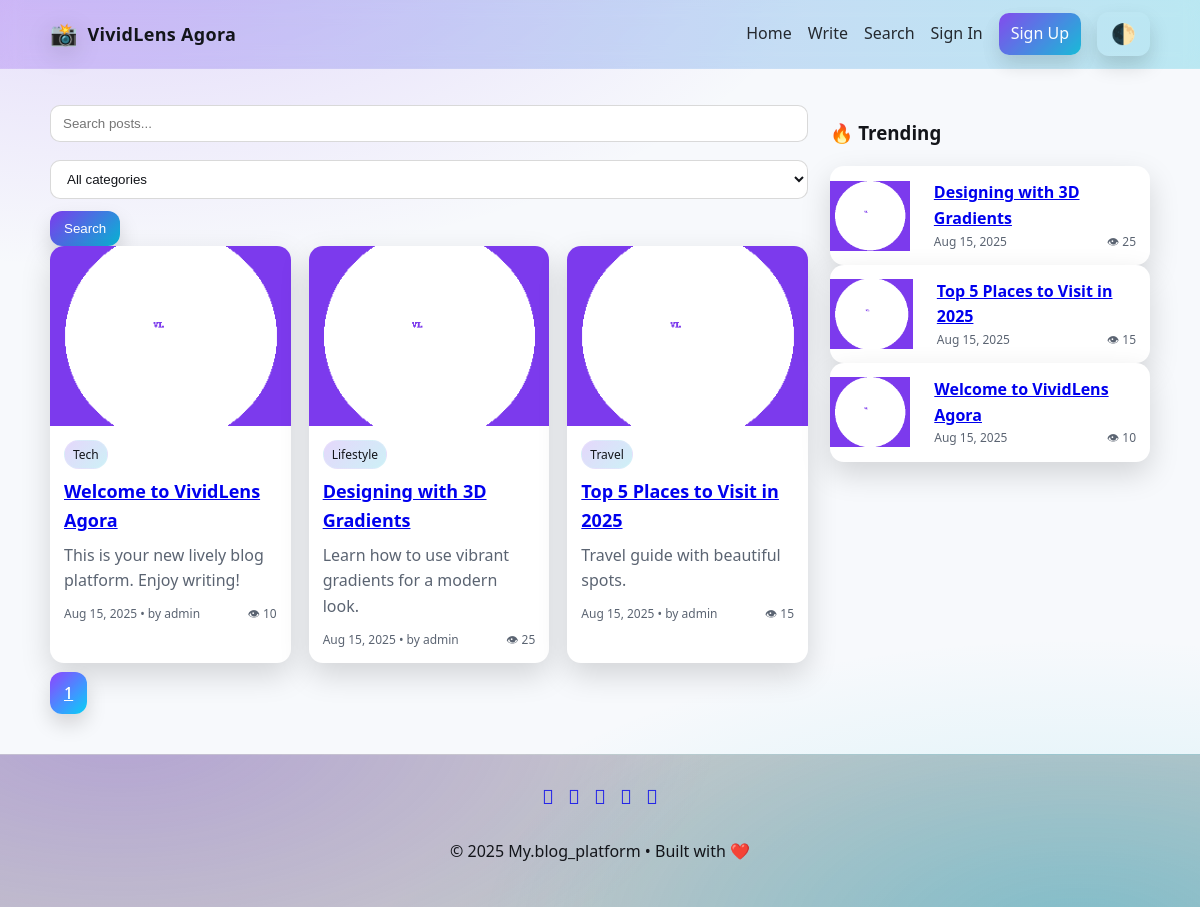
The page / on the database its author committed.
### tables this page shows
CREATE TABLE IF NOT EXISTS posts (
  id INT AUTO_INCREMENT PRIMARY KEY,
  author_id INT NOT NULL,
  title VARCHAR(200) NOT NULL,
  slug VARCHAR(240) NOT NULL UNIQUE,
  content MEDIUMTEXT,
  featured_image VARCHAR(255),
  category_label VARCHAR(60),
  status ENUM('draft','published') NOT NULL DEFAULT 'published',
  view_count INT NOT NULL DEFAULT 0,
  created_at DATETIME NOT NULL,
  FOREIGN KEY (author_id) REFERENCES users(id) ON DELETE CASCADE
);

CREATE TABLE IF NOT EXISTS users (
  id INT AUTO_INCREMENT PRIMARY KEY,
  username VARCHAR(50) NOT NULL,
  email VARCHAR(120) NOT NULL UNIQUE,
  password_hash VARCHAR(255) NOT NULL,
  role ENUM('admin','author','subscriber') NOT NULL DEFAULT 'author',
  created_at DATETIME NOT NULL
);

### includes/functions.php (called while the page is built, shortened)
<?php
require_once __DIR__ . '/../config/db.php';
function is_logged_in(){ return isset($_SESSION['user_id']); }
function e($s){ return htmlspecialchars($s??'',ENT_QUOTES,'UTF-8'); }
function get_trending_posts($a=3,$b=2){
  global $mysqli; $t=[];
  $r1=$mysqli->query("SELECT id,title,slug,featured_image,view_count,created_at FROM posts ORDER BY view_count DESC LIMIT ".intval($a));
  while($r1 && ($row=$r1->fetch_assoc())) $t[$row['id']]=$row;
  $r2=$mysqli->query("SELECT p.id,p.title,p.slug,p.featured_image,p.view_count,p.created_at,MAX(c.created_at) lc FROM posts p JOIN comments c ON c.post_id=p.id GROUP BY p.id ORDER BY lc DESC LIMIT ".intval($b));
  while($r2 && ($row=$r2->fetch_assoc())) $t[$row['id']]=$row;
  return array_values($t);
}
function get_excerpt($h,$l=140){ $t=trim(strip_tags($h)); return (mb_strlen($t)>$l)?mb_substr($t,0,$l).'…':$t; }

### index.php (the view, shortened to what this page needs)
<?php
require_once __DIR__ . '/includes/functions.php';
include __DIR__ . '/includes/header.php';
$q = trim($_GET['q'] ?? '');
$cat = intval($_GET['cat'] ?? 0);
$page = max(1, intval($_GET['page'] ?? 1));
$per = 9;
$off = ($page - 1) * $per;
$where = "WHERE p.status='published'";
$params = [];
$types = "";
$sql = "SELECT SQL_CALC_FOUND_ROWS p.*, u.username
        FROM posts p
        JOIN users u ON u.id = p.author_id
        $where
        ORDER BY p.created_at DESC
        LIMIT ? OFFSET ?";
$params[] = $per;
$params[] = $off;
$types .= "ii";
$stmt = $mysqli->prepare($sql);
$stmt->bind_param($types, ...$params);
$stmt->execute();
$posts = $stmt->get_result()->fetch_all(MYSQLI_ASSOC);
$total = $mysqli->query("SELECT FOUND_ROWS() AS t")->fetch_assoc()['t'];
$pages = max(1, ceil($total / $per));
$trending = get_trending_posts();
?>
<div class="layout">
    <section>
        <form method="get">
            <input name="q" placeholder="Search posts..." value="<?= e($q) ?>">
            <select name="cat">
                <option value="0">All categories</option>
            </select>
            <button>Search</button>
        </form>
        <div class="grid">
            <?php foreach ($posts as $p): ?>
                <article class="card">
                    <a href="<?= BASE_URL ?>post.php?slug=<?= e($p['slug']) ?>">
                        <img src="<?= $p['featured_image'] ? e($p['featured_image']) : BASE_URL . 'assets/img/favicon-light.png' ?>" alt="">
                    </a>
                    <div class="pad">
                        <div class="badges">
                            <span class="badge"><?= e($p['category_label'] ?? 'General') ?></span>
                        </div>
                        <h2 class="post-title">
                            <a href="<?= BASE_URL ?>post.php?slug=<?= e($p['slug']) ?>"><?= e($p['title']) ?></a>
                        </h2>
                        <p class="excerpt"><?= e(get_excerpt($p['content'])) ?></p>
                        <div class="meta">
                            <span><?= date('M j, Y', strtotime($p['created_at'])) ?> • by <?= e($p['username']) ?></span>
                            <span>👁 <?= (int)$p['view_count'] ?></span>
                        </div>
                    </div>
                </article>
            <?php endforeach; ?>
        </div>
        <div style="margin:18px 0">
            <?php for ($i = 1; $i <= $pages; $i++): ?>
                <a class="button"
                   href="?q=<?= urlencode($q) ?>&cat=<?= $cat ?>&page=<?= $i ?>"
                   style="margin-right:6px;<?= $i == $page ? 'filter:brightness(1.15)' : '' ?>">
                   <?= $i ?>
                </a>
            <?php endfor; ?>
        </div>
    </section>
    <aside>
        <h3>🔥 Trending</h3>
        <?php foreach ($trending as $t): ?>
            <div class="card" style="grid-column: span 12; display:flex;gap:10px;align-items:center">
                <img src="<?= $t['featured_image'] ? e($t['featured_image']) : BASE_URL . 'assets/img/favicon-light.png' ?>"
                     style="width:90px;height:70px">
                <div class="pad">
                    <a href="<?= BASE_URL ?>post.php?slug=<?= e($t['slug']) ?>">
                        <strong><?= e($t['title']) ?></strong>
                    </a>
                    <div class="meta">
                        <span><?= date('M j, Y', strtotime($t['created_at'])) ?></span>
                        <span>👁 <?= (int)$t['view_count'] ?></span>
                    </div>
                </div>
            </div>
        <?php endforeach; ?>
    </aside>
</div>
<?php include __DIR__ . '/includes/footer.php'; ?>

### includes/header.php (shortened to what this page needs)
<!doctype html><html lang="en" data-theme="light"><head>
<link rel="stylesheet" href="<?= BASE_URL ?>assets/css/style.css">
</head><body>
<header class="site-header"><div class="container header-inner">
  <a class="logo" href="<?= BASE_URL ?>"><span class="logo-icon">📸</span><span class="logo-text">VividLens <strong>Agora</strong></span></a>
  <nav class="main-nav">
    <a href="<?= BASE_URL ?>">Home</a>
    <a href="<?= BASE_URL ?>create_post.php">Write</a>
    <a href="<?= BASE_URL ?>search.php">Search</a>
    <?php if(is_logged_in()): ?>
      <a href="<?= BASE_URL ?>profile.php">Profile</a>
      <?php if(is_admin()): ?><a href="<?= BASE_URL ?>admin/dashboard.php">Admin</a><?php endif; ?>
      <a href="<?= BASE_URL ?>auth/logout.php">Logout</a>
    <?php else: ?>
      <a href="<?= BASE_URL ?>auth/login.php">Sign In</a>
      <a class="btn" href="<?= BASE_URL ?>auth/register.php">Sign Up</a>
    <?php endif; ?>
    <button id="themeToggle" aria-label="Toggle dark mode">🌓</button>
  </nav>
</div></header>
<main class="container page-content">

### includes/footer.php (shortened to what this page needs)
</main>
<footer class="site-footer"><div class="container footer-inner">
  <div class="socials">
    <a href="#" aria-label="Facebook" target="_blank" rel="noopener"></a>
    <a href="#" aria-label="Twitter" target="_blank" rel="noopener"></a>
    <a href="#" aria-label="Instagram" target="_blank" rel="noopener"></a>
    <a href="#" aria-label="LinkedIn" target="_blank" rel="noopener"></a>
    <a href="#" aria-label="YouTube" target="_blank" rel="noopener"></a>
  </div>
  <p>© <?= date('Y') ?> My.blog_platform • Built with ❤️</p>
</div></footer>
</body></html>

### assets/css/style.css (style rules this page uses)
* { box-sizing:border-box }
html,body { margin:0;padding:0 }
:root { --bg:#0e0f14;--fg:#e9eef9;--muted:#aeb6c4;--card:#161823;--accent1:#7c3aed;--accent2:#06b6d4;--shadow:rgba(0,0,0,.35) }
html[data-theme="light"] { --bg:#f7f9fc;--fg:#13151a;--muted:#5b6472;--card:#ffffff;--shadow:rgba(0,0,0,.15) }
body { background:radial-gradient(1200px 600px at 10% -10%, rgba(124,58,237,.18), transparent 60%), radial-gradient(1200px 600px at 90% 110%, rgba(6,182,212,.18), transparent 60%), var(--bg);color:var(--fg);font:16px/1.6 system-ui;min-height:100vh;display:flex;flex-direction:column }
.container { max-width:1100px;margin:0 auto;padding:0 20px }
.site-header { position:sticky;top:0;backdrop-filter:blur(10px);background:linear-gradient(to right, rgba(124,58,237,.25), rgba(6,182,212,.25));border-bottom:1px solid rgba(255,255,255,.08);z-index:50 }
.header-inner { display:flex;align-items:center;justify-content:space-between;padding:12px 0 }
.logo { display:flex;align-items:center;gap:10px;text-decoration:none;color:var(--fg);font-weight:700 }
.logo-icon { font-size:22px;filter: drop-shadow(0 6px 12px var(--shadow)) }
.logo-text { font-size:18px;letter-spacing:.3px }
.main-nav { display:flex;gap:16px;align-items:center }
.main-nav a { color:var(--fg);text-decoration:none;opacity:.9 }
.main-nav .btn { padding:8px 12px;border-radius:10px;background: linear-gradient(135deg,var(--accent1),var(--accent2)); color:white; box-shadow:0 10px 20px var(--shadow) }
#themeToggle { background:transparent;border:0;font-size:20px;cursor:pointer }
.page-content { flex:1;padding:30px 0 }
.grid { display:grid;grid-template-columns:repeat(12,1fr);gap:18px }
.card { grid-column: span 4;background:var(--card);border-radius:14px;overflow:hidden;box-shadow:0 12px 30px var(--shadow);transition:transform .2s ease, box-shadow .2s ease }
.card img { display:block;width:100%;height:180px;object-fit:cover }
.card .pad { padding:14px }
.badges { display:flex;gap:8px;flex-wrap:wrap }
.badge { font-size:12px;padding:4px 8px;border-radius:999px;background:linear-gradient(135deg, rgba(124,58,237,.2), rgba(6,182,212,.2));border:1px solid rgba(255,255,255,.12) }
.meta { display:flex;justify-content:space-between;align-items:center;font-size:12px;color:var(--muted) }
.post-title { font-size:18px;margin:8px 0 }
.excerpt { color:var(--muted);margin:6px 0 10px }
.layout { display:grid;grid-template-columns: 1fr 320px;gap:22px }
.site-footer { margin-top:auto;background: radial-gradient(600px 300px at 10% -20%, rgba(124,58,237,.25), transparent), radial-gradient(600px 300px at 90% 120%, rgba(6,182,212,.25), transparent), rgba(0,0,0,.2); border-top:1px solid rgba(255,255,255,.08) }
.footer-inner { display:flex;flex-direction:column;align-items:center;gap:10px;padding:26px 0 }
.socials { display:flex;gap:14px;font-family: system-ui }
.socials a { text-decoration:none;font-size:20px;opacity:.8 }
form input, form select, form textarea { width:100%;padding:10px 12px;border-radius:10px;border:1px solid rgba(0,0,0,.15);background:var(--card);color:var(--fg);outline:none;margin:6px 0 12px }
button, .button { cursor:pointer;border:0;border-radius:12px;padding:10px 14px;background:linear-gradient(135deg,var(--accent1),var(--accent2));color:#fff;box-shadow:0 10px 20px var(--shadow) }

### rows shown on the page
posts: category_label "Tech", title "Welcome to VividLens Agora", content "This is your new lively blog platform. Enjoy writing!", created_at "Aug 15, 2025", author.username "admin", view_count "10"
posts: category_label "Lifestyle", title "Designing with 3D Gradients", content "Learn how to use vibrant gradients for a modern look.", created_at "Aug 15, 2025", author.username "admin", view_count "25"
posts: category_label "Travel", title "Top 5 Places to Visit in 2025", content "Travel guide with beautiful spots.", created_at "Aug 15, 2025", author.username "admin", view_count "15"
